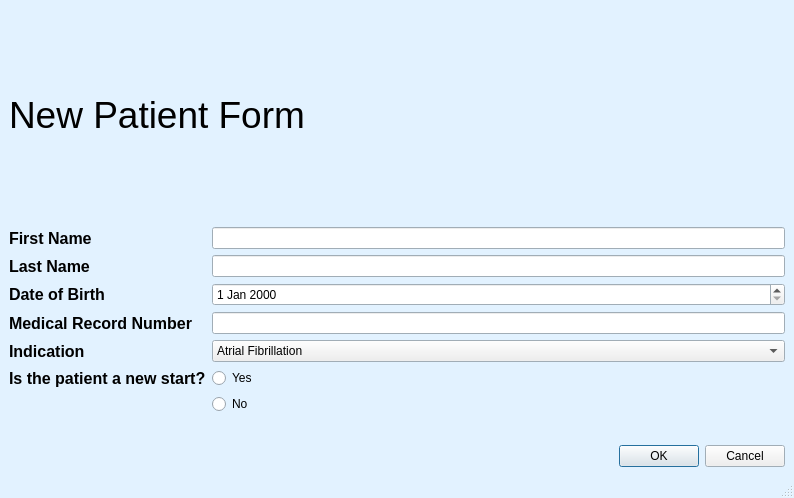
<?xml version="1.0" encoding="UTF-8"?>
<ui version="4.0">
 <class>NewPatient</class>
 <widget class="QMainWindow" name="NewPatient">
  <property name="geometry">
   <rect>
    <x>0</x>
    <y>0</y>
    <width>794</width>
    <height>498</height>
   </rect>
  </property>
  <property name="palette">
   <palette>
    <active>
     <colorrole role="Base">
      <brush brushstyle="SolidPattern">
       <color alpha="255">
        <red>255</red>
        <green>255</green>
        <blue>255</blue>
       </color>
      </brush>
     </colorrole>
     <colorrole role="Window">
      <brush brushstyle="SolidPattern">
       <color alpha="255">
        <red>226</red>
        <green>242</green>
        <blue>255</blue>
       </color>
      </brush>
     </colorrole>
    </active>
    <inactive>
     <colorrole role="Base">
      <brush brushstyle="SolidPattern">
       <color alpha="255">
        <red>255</red>
        <green>255</green>
        <blue>255</blue>
       </color>
      </brush>
     </colorrole>
     <colorrole role="Window">
      <brush brushstyle="SolidPattern">
       <color alpha="255">
        <red>226</red>
        <green>242</green>
        <blue>255</blue>
       </color>
      </brush>
     </colorrole>
    </inactive>
    <disabled>
     <colorrole role="Base">
      <brush brushstyle="SolidPattern">
       <color alpha="255">
        <red>226</red>
        <green>242</green>
        <blue>255</blue>
       </color>
      </brush>
     </colorrole>
     <colorrole role="Window">
      <brush brushstyle="SolidPattern">
       <color alpha="255">
        <red>226</red>
        <green>242</green>
        <blue>255</blue>
       </color>
      </brush>
     </colorrole>
    </disabled>
   </palette>
  </property>
  <property name="windowTitle">
   <string>MainWindow</string>
  </property>
  <widget class="QWidget" name="centralwidget">
   <layout class="QVBoxLayout" name="verticalLayout">
    <item>
     <widget class="QLabel" name="label">
      <property name="font">
       <font>
        <family>Arial</family>
        <pointsize>28</pointsize>
       </font>
      </property>
      <property name="text">
       <string>New Patient Form</string>
      </property>
     </widget>
    </item>
    <item>
     <layout class="QFormLayout" name="formLayout">
      <item row="0" column="0">
       <widget class="QLabel" name="label_first_name">
        <property name="font">
         <font>
          <pointsize>12</pointsize>
          <weight>75</weight>
          <bold>true</bold>
         </font>
        </property>
        <property name="text">
         <string>First Name</string>
        </property>
        <property name="alignment">
         <set>Qt::AlignLeading|Qt::AlignLeft|Qt::AlignVCenter</set>
        </property>
       </widget>
      </item>
      <item row="0" column="1">
       <widget class="QLineEdit" name="textbox_first_name"/>
      </item>
      <item row="1" column="0">
       <widget class="QLabel" name="label_last_name">
        <property name="font">
         <font>
          <pointsize>12</pointsize>
          <weight>75</weight>
          <bold>true</bold>
         </font>
        </property>
        <property name="text">
         <string>Last Name</string>
        </property>
       </widget>
      </item>
      <item row="1" column="1">
       <widget class="QLineEdit" name="textbox_last_name"/>
      </item>
      <item row="2" column="0">
       <widget class="QLabel" name="label_dob">
        <property name="font">
         <font>
          <pointsize>12</pointsize>
          <weight>75</weight>
          <bold>true</bold>
         </font>
        </property>
        <property name="text">
         <string>Date of Birth</string>
        </property>
       </widget>
      </item>
      <item row="2" column="1">
       <widget class="QDateEdit" name="date_edit"/>
      </item>
      <item row="3" column="0">
       <widget class="QLabel" name="label_mrn">
        <property name="font">
         <font>
          <pointsize>12</pointsize>
          <weight>75</weight>
          <bold>true</bold>
         </font>
        </property>
        <property name="text">
         <string>Medical Record Number</string>
        </property>
       </widget>
      </item>
      <item row="3" column="1">
       <widget class="QLineEdit" name="textbox_mrn"/>
      </item>
      <item row="4" column="0">
       <widget class="QLabel" name="label_indication">
        <property name="font">
         <font>
          <pointsize>12</pointsize>
          <weight>75</weight>
          <bold>true</bold>
         </font>
        </property>
        <property name="text">
         <string>Indication</string>
        </property>
       </widget>
      </item>
      <item row="4" column="1">
       <widget class="QComboBox" name="comboBox">
        <item>
         <property name="text">
          <string>Atrial Fibrillation</string>
         </property>
        </item>
        <item>
         <property name="text">
          <string>Atrial Flutter</string>
         </property>
        </item>
        <item>
         <property name="text">
          <string>Acute VTE</string>
         </property>
        </item>
        <item>
         <property name="text">
          <string>Prophylaxis</string>
         </property>
        </item>
        <item>
         <property name="text">
          <string>Mitral Valve Replacement</string>
         </property>
        </item>
        <item>
         <property name="text">
          <string>Recurrent VTE</string>
         </property>
        </item>
        <item>
         <property name="text">
          <string>Other</string>
         </property>
        </item>
       </widget>
      </item>
      <item row="5" column="1">
       <widget class="QRadioButton" name="radioButton_yes">
        <property name="text">
         <string>Yes</string>
        </property>
       </widget>
      </item>
      <item row="6" column="1">
       <widget class="QRadioButton" name="radioButton_no">
        <property name="text">
         <string>No</string>
        </property>
       </widget>
      </item>
      <item row="5" column="0">
       <widget class="QLabel" name="label_2">
        <property name="font">
         <font>
          <pointsize>12</pointsize>
          <weight>75</weight>
          <bold>true</bold>
         </font>
        </property>
        <property name="text">
         <string>Is the patient a new start?</string>
        </property>
       </widget>
      </item>
     </layout>
    </item>
    <item>
     <widget class="QDialogButtonBox" name="buttonBox_2">
      <property name="standardButtons">
       <set>QDialogButtonBox::Cancel|QDialogButtonBox::Ok</set>
      </property>
     </widget>
    </item>
   </layout>
  </widget>
  <widget class="QStatusBar" name="statusbar"/>
 </widget>
 <resources/>
 <connections/>
</ui>
